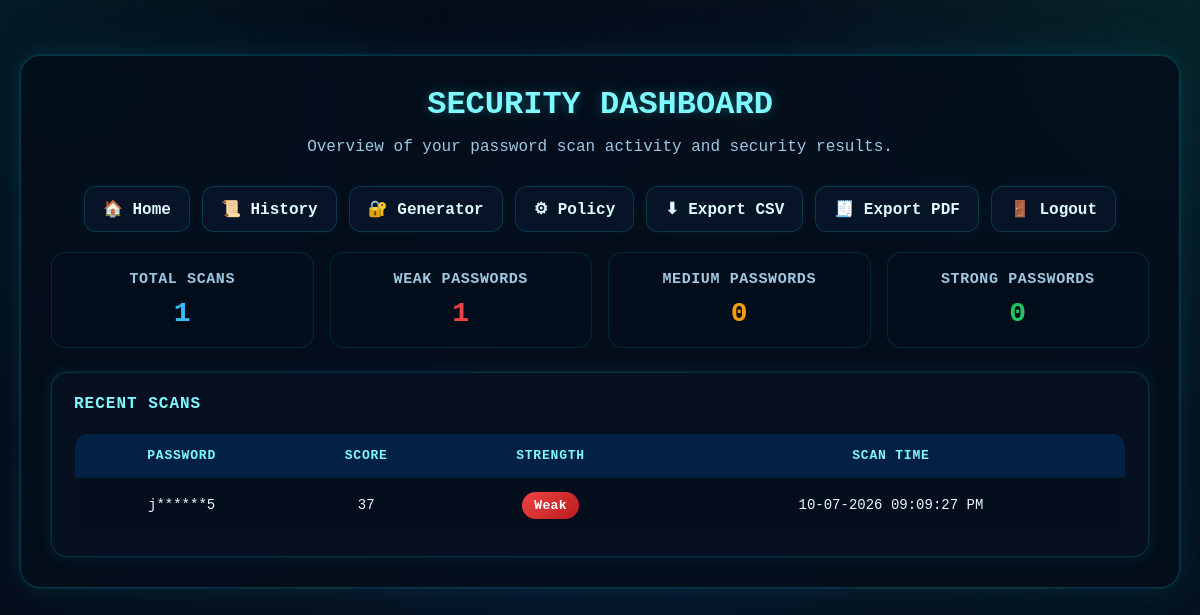
/dashboard (signed in), run on the app's committed database.
### tables this page shows
CREATE TABLE password_history (
            id INTEGER PRIMARY KEY AUTOINCREMENT,
            password_text TEXT NOT NULL,
            score INTEGER NOT NULL,
            strength TEXT NOT NULL,
            color TEXT NOT NULL,
            entropy REAL DEFAULT 0,
            crack_time TEXT DEFAULT 'Instantly',
            scan_time TEXT NOT NULL
        , user_id INTEGER DEFAULT 1);

### app.py (the view)
@app.route("/dashboard")
def dashboard():
    if not is_logged_in():
        return redirect(url_for("login"))
    user_id = get_current_user_id()
    conn = get_db_connection()
    cursor = conn.cursor()
    cursor.execute("SELECT COUNT(*) FROM password_history WHERE user_id = ?", (user_id,))
    total_scans = cursor.fetchone()[0]
    cursor.execute("""
        SELECT COUNT(*) FROM password_history
        WHERE user_id = ? AND strength = 'Weak'
    """, (user_id,))
    weak_count = cursor.fetchone()[0]
    cursor.execute("""
        SELECT COUNT(*) FROM password_history
        WHERE user_id = ? AND strength = 'Medium'
    """, (user_id,))
    medium_count = cursor.fetchone()[0]
    cursor.execute("""
        SELECT COUNT(*) FROM password_history
        WHERE user_id = ? AND strength = 'Strong'
    """, (user_id,))
    strong_count = cursor.fetchone()[0]
    cursor.execute("""
        SELECT password_text, score, strength, scan_time
        FROM password_history
        WHERE user_id = ?
        ORDER BY id DESC
        LIMIT 5
    """, (user_id,))
    recent_scans = cursor.fetchall()
    conn.close()
    return render_template(
        "dashboard.html",
        total_scans=total_scans,
        weak_count=weak_count,
        medium_count=medium_count,
        strong_count=strong_count,
        recent_scans=recent_scans
    )

### app.py (called while the page is built)
def get_db_connection():
    conn = sqlite3.connect(DB_NAME)
    conn.row_factory = sqlite3.Row
    return conn

def is_logged_in():
    return "user_id" in session

def get_current_user_id():
    return session.get("user_id")

### templates/dashboard.html (shortened to what this page needs)
<!DOCTYPE html>
<html lang="en">
<head>
    <link rel="stylesheet" href="{{ url_for('static', filename='style.css') }}">
</head>
<body>
    <div class="container">
        <h1 class="page-title">SECURITY DASHBOARD</h1>
        <p class="page-subtitle">Overview of your password scan activity and security results.</p>
        <div class="nav-links" style="margin-top:0; margin-bottom:20px;">
            <a href="{{ url_for('index') }}">🏠 Home</a>
            <a href="{{ url_for('history') }}">📜 History</a>
            <a href="{{ url_for('generate_password_route') }}">🔐 Generator</a>
            <a href="{{ url_for('policy') }}">⚙ Policy</a>
            <a href="{{ url_for('export_csv') }}">⬇ Export CSV</a>
            <a href="{{ url_for('export_pdf') }}">🧾 Export PDF</a>
            <a href="{{ url_for('logout') }}">🚪 Logout</a>
        </div>
        <div class="dashboard-grid">
            <div class="card total">
                <h3>Total Scans</h3>
                <p>{{ total_scans }}</p>
            </div>
            <div class="card weak">
                <h3>Weak Passwords</h3>
                <p>{{ weak_count }}</p>
            </div>
            <div class="card medium">
                <h3>Medium Passwords</h3>
                <p>{{ medium_count }}</p>
            </div>
            <div class="card strong">
                <h3>Strong Passwords</h3>
                <p>{{ strong_count }}</p>
            </div>
        </div>
        <div class="panel-box neon-box">
            <h3>RECENT SCANS</h3>
            {% if recent_scans and recent_scans|length > 0 %}
            <div class="table-container">
                <table>
                    <thead>
                        <tr>
                            <th>Password</th>
                            <th>Score</th>
                            <th>Strength</th>
                            <th>Scan Time</th>
                        </tr>
                    </thead>
                    <tbody>
                        {% for row in recent_scans %}
                        <tr>
                            <td>{{ row.password_text }}</td>
                            <td>{{ row.score }}</td>
                            <td>
                                {% if row.strength == "Weak" %}
                                    <span class="badge badge-weak">Weak</span>
                                {% elif row.strength == "Medium" %}
                                    <span class="badge badge-medium">Medium</span>
                                {% else %}
                                    <span class="badge badge-strong">Strong</span>
                                {% endif %}
                            </td>
                            <td>{{ row.scan_time }}</td>
                        </tr>
                        {% endfor %}
                    </tbody>
                </table>
            </div>
            {% else %}
                <p style="color:#9fc8e2;">No recent scans found.</p>
            {% endif %}
        </div>
    </div>
</body>
</html>

### static/style.css (style rules this page uses)
* { margin: 0; padding: 0; box-sizing: border-box; font-family: "Consolas", "Courier New", monospace; }
body { background: #050816; color: #e2f3ff; min-height: 100vh; padding: 20px; position: relative; overflow-x: hidden; }
.container, .auth-container { max-width: 1200px; margin: 35px auto; background: rgba(6, 14, 28, 0.82); border: 1px solid rgba(0, 255, 255, 0.18); border-radius: 20px; padding: 30px; box-shadow: 0 0 0 1px rgba(0, 255, 255, 0.08), 0 0 25px rgba(0, 255, 255, 0.08), 0 0 60px rgba(0, 140, 255, 0.06); backdrop-filter: blur(12px); }
.page-title { text-align: center; color: #7df9ff; font-size: 2rem; margin-bottom: 12px; text-shadow: 0 0 12px rgba(0, 255, 255, 0.3); }
.page-subtitle { text-align: center; color: #9fc8e2; margin-bottom: 25px; line-height: 1.6; }
.result-box, .panel-box { margin-top: 24px; padding: 22px; border-radius: 16px; background: rgba(7, 18, 36, 0.88); border: 1px solid rgba(0, 255, 255, 0.14); }
.neon-box { box-shadow: 0 0 0 1px rgba(0, 255, 255, 0.04), 0 0 18px rgba(0, 255, 255, 0.08), inset 0 0 12px rgba(0, 255, 255, 0.02); }
.result-box h3, .panel-box h3 { color: #7df9ff; font-size: 1rem; letter-spacing: 1px; margin-bottom: 16px; text-transform: uppercase; }
.stats-grid, .dashboard-grid { display: grid; grid-template-columns: repeat(auto-fit, minmax(220px, 1fr)); gap: 16px; margin-bottom: 16px; }
.stat-card, .card { background: rgba(3, 14, 28, 0.9); border: 1px solid rgba(0, 255, 255, 0.12); border-radius: 14px; padding: 18px; box-shadow: inset 0 0 12px rgba(0, 255, 255, 0.03); }
.card { text-align: center; transition: transform 0.25s ease, box-shadow 0.25s ease; }
.card h3 { font-size: 15px; margin-bottom: 10px; color: #9fc8e2; text-transform: uppercase; letter-spacing: 0.6px; }
.card p { font-size: 28px; font-weight: 800; }
.card.total p { color: #38bdf8; }
.card.weak p { color: #ef4444; }
.card.medium p { color: #f59e0b; }
.card.strong p { color: #22c55e; }
.nav-links { display: flex; justify-content: center; gap: 12px; flex-wrap: wrap; margin-top: 28px; }
.nav-links a { text-decoration: none; padding: 12px 18px; border-radius: 12px; color: #dffbff; font-weight: 700; background: rgba(8, 21, 40, 0.95); border: 1px solid rgba(0, 255, 255, 0.16); transition: 0.25s ease; box-shadow: 0 0 12px rgba(0, 255, 255, 0.04); }
.table-container { overflow-x: auto; margin-top: 20px; width: 100%; }
table { width: 100%; min-width: 900px; border-collapse: collapse; background: rgba(4, 14, 28, 0.9); border-radius: 14px; overflow: hidden; border: 1px solid rgba(0, 255, 255, 0.12); }
table th, table td { padding: 14px; text-align: center; border-bottom: 1px solid rgba(0, 255, 255, 0.08); vertical-align: middle; }
table th { background: rgba(0, 119, 255, 0.18); color: #7df9ff; text-transform: uppercase; font-size: 13px; letter-spacing: 0.8px; }
table td { color: #e7f7ff; font-size: 14px; }
.badge { display: inline-block; padding: 6px 12px; border-radius: 999px; font-size: 13px; font-weight: 700; color: #fff; letter-spacing: 0.3px; }
.badge-weak { background: linear-gradient(135deg, #ef4444, #b91c1c); }

### data on the page
password_history: password_text "j******5", score "37", strength "Weak", scan_time "10-07-2026 09:09:27 PM"

### other printed values
{{ total_scans }} "1"
{{ weak_count }} "1"
{{ medium_count }} "0"
{{ strong_count }} "0"
